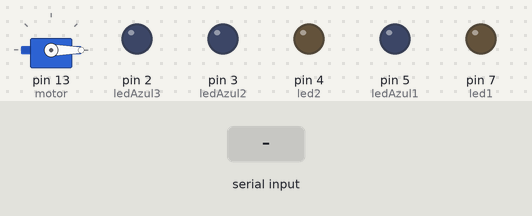
Bench run of a sketch on a simulated Arduino Uno, built with avr-gcc and run on an emulated ATmega328P. Parts: servo, output pins drawn as LEDs (lit = HIGH). The inputs (shaded band) are chosen by the test bench. Random numbers use the default seed unless the sketch sets one; what the sketch prints to the serial monitor is not drawn.

Above: at 1.5 s.
1.6 s: "90,45\n" received over Serial
At 5.3 s:
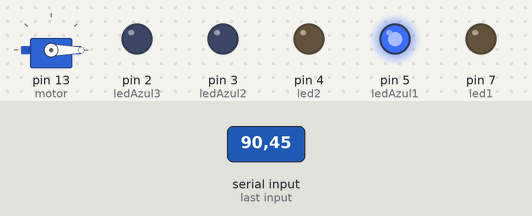
At 10.3 s:
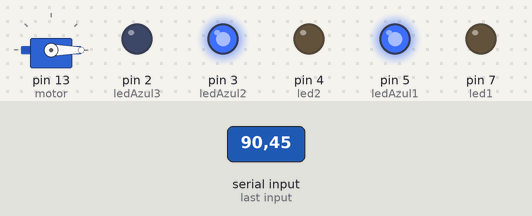
Timing chart, 0 to 18.8 s (numbered marks = the images above; inputs shaded):
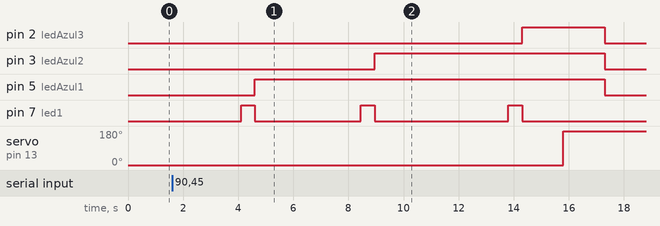

Measured:
- after the input at 1.6 s, pin 2 (ledAzul3): LOW → HIGH after 12.7 s, → LOW 3.0 s later; pin 3 (ledAzul2): LOW → HIGH after 7.4 s, → LOW 8.3 s later

The sketch:

da_Sprint_de_L_gica_de_Programa__o_Jogo_de_dados_com_Arduino.ino
```cpp
// C++ code
//Variaveis globais
int led1 = 7;
int led2 = 4;
int ledAzul1 = 5;
int ledAzul2 = 3;
int ledAzul3 = 2;
int acertos = 0;

#include <Servo.h>
Servo meuServo; //Criar um objeto servo
Servo motor;


//Funções
void desenhaPontinho(int qtpPontos = 5){
  for (int i = 1; i <= qtpPontos; i++){
    Serial.print(".");
    delay(500);
  }

}

void desenhaCabecalho(){
  Serial.println("|-----------------------------------------------|");
  Serial.println("|            ** Programa jogo **                |");
  Serial.println("|                  de dado                      |");
  Serial.println("|-----------------------------------------------|");
  Serial.println();
  delay(500);
}

void setup()
{
  Serial.begin(9600);//inicia a comunicação serial
  randomSeed(analogRead(0));//inicia e normaliza a porta rendomica para evitar pega o mesmo valor
  pinMode(led1, OUTPUT);
  pinMode(led2, OUTPUT);
  pinMode(ledAzul1, OUTPUT);
  pinMode(ledAzul2, OUTPUT);
  pinMode(ledAzul3, OUTPUT);
  motor.attach(13);//configura o motor na porta 2
  motor.write(0);//configura a posição inicial em 0 graus
}

void loop()
{


  //fazer um cabeçalho
  desenhaCabecalho();//chama a função para desenhar o cabeçalho

  //solicitar o palpite do usuário - 3 comandos
  Serial.println("Digite um palpite entre 1 e 6: ");
  while(!Serial.available());
  int palpite = Serial.parseInt();

  //jogar o dado - sorteio um número randomico/aleatório de 1 até 7 - 1, ou seja, 6
  int numeroSorteado = random(1, 7);//número entre 1 e 6

  Serial.println("Jogando o dado" );

  desenhaPontinho();

  Serial.println();

  Serial.println("Seu palpite: " + String(palpite));
  Serial.println("Numero Sorteado: " + String(numeroSorteado));
  palpite = numeroSorteado;

  if(palpite == numeroSorteado){
    digitalWrite(led1, HIGH);
    delay(500);
    acertos += 1;
    digitalWrite(led1, LOW);
    Serial.println("Parabens, voce acertou!!" );
  }else {
    digitalWrite(led2, HIGH);
    delay(500);
    digitalWrite(led2, LOW);
    Serial.println("Que pena, tente outra vez !! " );
  }
  switch(acertos){
    case 1:
    digitalWrite(ledAzul1, HIGH);

    Serial.println("WoW!!! o resultado foi:" + String(acertos));
    break;

    case 2:
    digitalWrite(ledAzul2, HIGH);

    Serial.println("WoW!!! o resultado foi:" + String(acertos));
    break;

    case 3:
    digitalWrite(ledAzul3, HIGH);
    Serial.println("WoW!!! o resultado foi:" + String(acertos));
    motor.write(0);//Move para 0 graus
    delay(1500);
    motor.write(180);
    delay(1500);
    digitalWrite(ledAzul1, LOW);
    digitalWrite(ledAzul2, LOW);
    digitalWrite(ledAzul3, LOW);
    Serial.println();
    Serial.println("Reiniciando o programa .... ");
    break;
  }

  delay(700);
}
```
